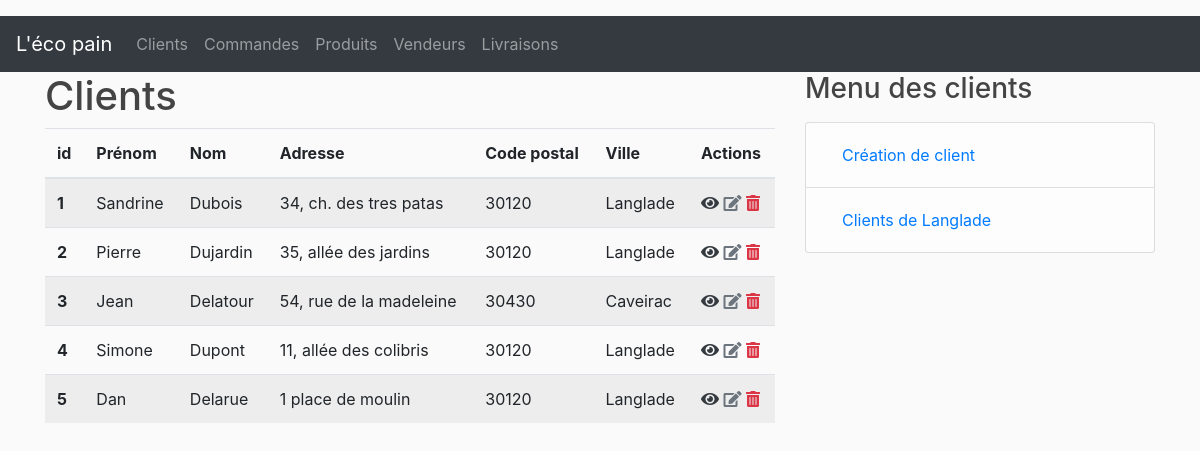
/customers, run on an earlier commit of the app's database.
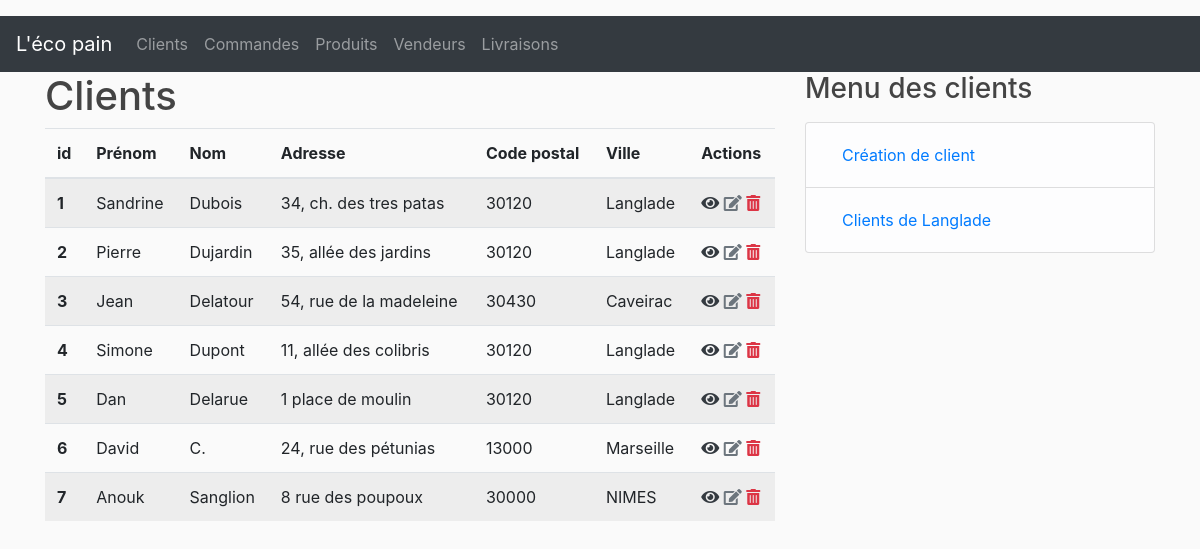
And on a later commit of the database.
### lecopain/dao/models.py (models this page shows, shortened)
class Customer(db.Model)        :
    __tablename__               = 'customers'
    id                          = db.Column(db.Integer, primary_key                             = True)
    firstname                   = db.Column(db.String(50), nullable                             = False)
    lastname                    = db.Column(db.String(50), nullable                             = False)
    address                     = db.Column(db.String(200))
    cp                          = db.Column(db.String(20))
    city                        = db.Column(db.String(50))
    email                       = db.Column(db.String(200), nullable                            = False)
    created_at                  = db.Column(db.DateTime, nullable                               = False, default = datetime.utcnow)
    orders                      = db.relationship('CustomerOrder', backref                      = 'owner', lazy  = True)

### lecopain/controllers/customer_controller.py (the view)
@customer_page.route("/customers", methods=['GET', 'POST'])
def customers():
    new_orders=[]
    customers = Customer.query.all()
    return render_template('/customers/customers_rest.html', customers=customers, cpt=0)

### lecopain/templates/customers/customers_rest.html
{% extends "layout.html" %}
{% block content %}
<h1>Clients</h1>
    {% set count = O %}
    <table class="table table-striped">
            <thead>
                <tr>
                <th scope="col">id</th>
                <th scope="col">Prénom</th>
                <th scope="col">Nom</th>
                <th scope="col">Adresse</th>
                <th scope="col">Code postal</th>
                <th scope="col">Ville</th>
                <th scope="col">Actions</th>
                </tr>
            </thead>
            <tbody>
            {% for customer in customers %}
                <tr>
                <th scope="row">{{ customer.id }}</th>
                <td>{{ customer.firstname }}</td>
                <td>{{ customer.lastname }}</td>
                <td>{{ customer.address }}</td>
                <td>{{ customer.cp }}</td>
                <td>{{ customer.city }}</td>
                <td><a href="/customers/{{customer.id}}" class="text-dark" alt="Détails"><i class="fas fa-eye"></i></a></span>
                    <a href="/customers/update/{{customer.id}}" class="text-secondary alt="Editer"><i class="fas fa-edit"></i></a>
                    <a href="/customers/update/{{customer.id}}" class="text-danger alt="Supprimer"><i class="fas fa-trash-alt"></i></a>
                </td>
                </tr>
            {%endfor%}
            </tbody>
        </table>
{% endblock %}
{% block right_menu %}
<div class="content-section">
    <h3>Menu des clients</h3>
    <p class='text-muted'>
        <ul class="list-group">
        <li class="list-group-item list-group-item-light">
            <a class="nav-link" href="/customers/new">Création de client</a></li>
        <li class="list-group-item list-group-item-light">
            <a class="nav-link" href="/customers/city/Langlade">Clients de Langlade</a></li>
        </ul>
    </p>
</div>
{% endblock %}

What changed in the data, as far as the page shows it:
added Customer: id "6", firstname "David", lastname "C.", address "24, rue des pétunias", cp "13000", city "Marseille"
added Customer: id "7", firstname "Anouk", lastname "Sanglion", address "8 rue des poupoux", cp "30000", city "NIMES"
